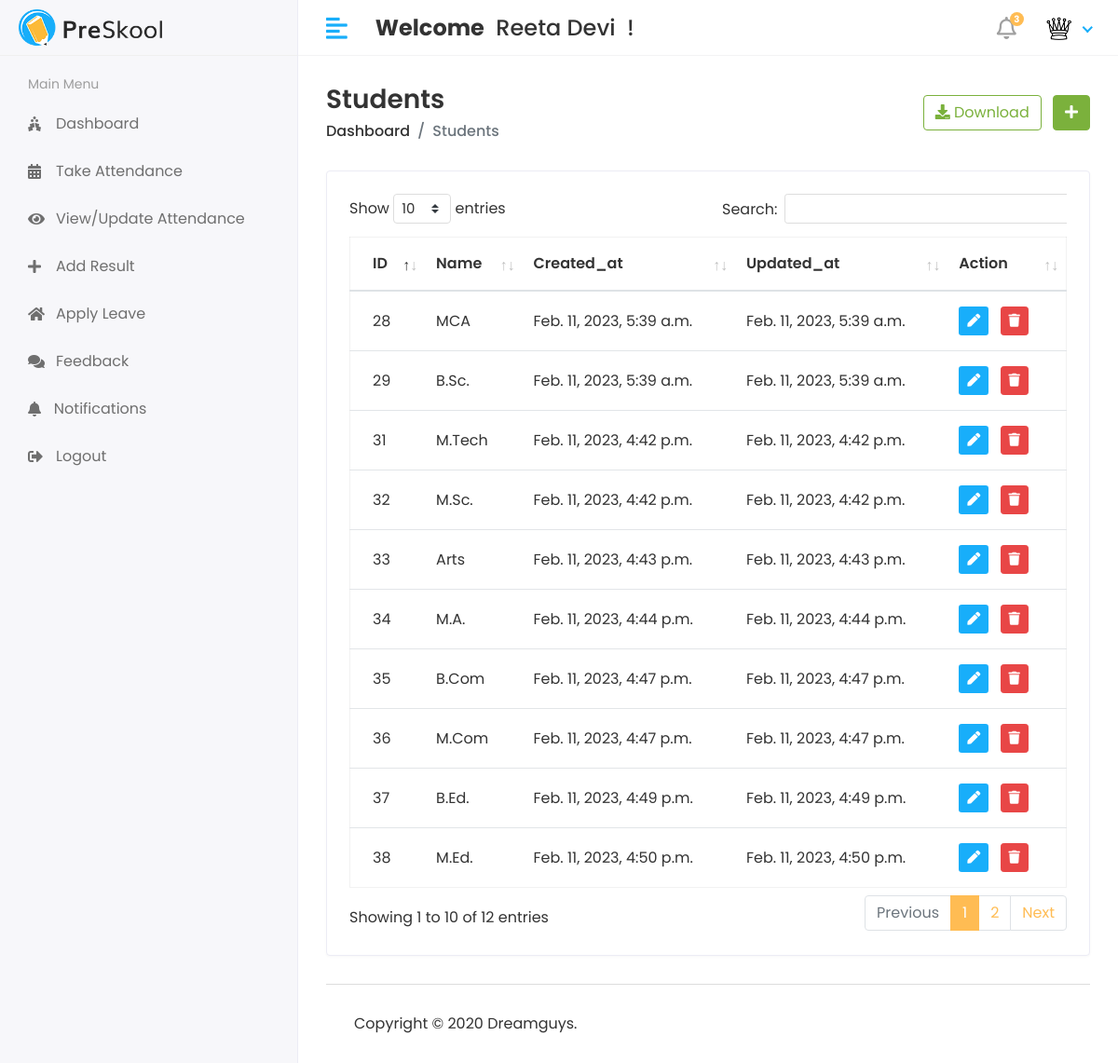
Page /Hod/Course/view (signed in) on the committed database.
### myApp/models.py (models this page shows, shortened)
class CustomUser(AbstractUser):
  USER = (
    (1, 'HOD'),
    (2, 'STAFF'),
    (3, 'STUDENT'),
  )
  user_type = models.CharField(choices=USER, max_length=50, default=1)
  profile_Pic = models.ImageField(upload_to='media/profilePic')

class Course(models.Model):
  objects = None
  course_name = models.CharField(max_length=100)
  create_date = models.DateTimeField(auto_now_add=True)
  update_date = models.DateTimeField(auto_now=True)

### StudentManagementProject/Hod_Views.py (the view)
@login_required(login_url='/')
def view_course(request):
  course = Course.objects.all()
  context = {
    'courses': course
  }
  return render(request, "Hod/view_course.html", context)

### templates/Hod/view_course.html (shortened to what this page needs)
{% extends 'base.html' %}
{% block content %}
{% load static %}
<div class="page-header">
  <div class="row align-items-center">
    <div class="col">
      <h3 class="page-title">Students</h3>
      <ul class="breadcrumb">
        <li class="breadcrumb-item"><a href="{% url 'hod_home' %}">Dashboard</a></li>
        <li class="breadcrumb-item active">Students</li>
      </ul>
    </div>
    <div class="col-auto text-right float-right ml-auto">
      <a href="#" class="btn btn-outline-success mr-2"><i class="fas fa-download"></i> Download</a>
      <a href="{% url 'add_course' %}" class="btn btn-success"><i class="fas fa-plus"></i></a>
    </div>
  </div>
</div>
<div class="row">
  <div class="col-sm-12">
    <div class="card card-table">
      <div class="card-body">
        <div class="table-responsive">
          <table id="table_id" class="table table-hover table-center mb-0">
            <thead>
            <tr>
              <th>ID</th>
              <th>Name</th>
              <th>Created_at</th>
              <th>Updated_at</th>
              <th class="text-left">Action</th>
            </tr>
            </thead>
            <tbody>
            {% for i in courses %}
            <tr>
              <td>{{i.id}}</td>
              <td>{{i.course_name}}</td>
              <td>{{i.create_date}}</td>
              <td>{{i.update_date}}</td>
              <td>
                <div class="actions">
                  <a href="{% url 'edit_course' i.id %}" class="btn btn-sm bg-success-light mr-2">
                    <i class="fas fa-pen"></i>
                  </a>
                  <a href="" class="btn btn-sm btn-danger" data-toggle="modal" data-target="#exampleModal">
                    <i class="fas fa-trash"></i>
                  </a>
                </div>
              </td>
            </tr>
            {% endfor %}
            </tbody>
          </table>
        </div>
      </div>
    </div>
  </div>
</div>
{% endblock %}

### templates/includes/header.html (shortened to what this page needs)
{% load static %}
<div class="header">
  <div class="header-left">
    <a href="#" class="logo">
      <img src="{% static 'assets/img/logo.png' %}" alt="Logo">
    </a>
  </div>
  <a href="javascript:void(0);" id="toggle_btn">
    <i class="fas fa-align-left"></i>
  </a>
  <div class="top-nav-search mt-3">
    <h4><strong>Welcome</strong>&nbsp; <span>{{ user.first_name }} {{ user.last_name}}</span>&nbsp; !</h4>
  </div>
  <ul class="nav user-menu">
    <li class="nav-item dropdown noti-dropdown">
      <a href="#" class="dropdown-toggle nav-link" data-toggle="dropdown">
        <i class="far fa-bell"></i><span class="badge badge-pill">3</span>
      </a>
    </li>
    <li class="nav-item dropdown has-arrow">
      <a href="#" class="dropdown-toggle nav-link" data-toggle="dropdown">
        {% if user.profile_Pic == "" %}
        <span class="user-img"><img class="rounded-circle" src="{% static 'assets/img/no-img.jpg' %}" width="31" alt="{{user.first_name}}'s Pic"></span>
        {% else %}
        <span class="user-img"><img class="rounded-circle" src="/{{user.profile_Pic}}" width="31" alt="{{user.first_name}}'s Pic"></span>
        {% endif %}
      </a>
    </li>
  </ul>
</div>

### static/assets/css/style.css (style rules this page uses)
html { height: 100%; }
body { background-color: #fff; color: #333; font-family: 'Poppins', sans-serif; font-size: 1rem; height: 100%; line-height: 1.5; overflow-x: hidden; }
h1, h2, h3, h4, h5, h6 { font-family: 'Poppins', sans-serif; margin-top: 0; }
a { color: #009ce7; }
input, button, a { transition: all 0.4s ease; -moz-transition: all 0.4s ease; -o-transition: all 0.4s ease; -ms-transition: all 0.4s ease; -webkit-transition: all 0.4s ease; }
ul, ol { padding: 0px; list-style: none; }
.table { color: #333; max-width: 100%; margin-bottom: 0; width: 100%; }
.table.dataTable { border-collapse: collapse !important; border: 1px solid rgba(0, 0, 0, 0.05); }
.table thead tr th { font-weight: 600; }
.table tbody tr { border-bottom: 1px solid rgba(0, 0, 0, 0.05); }
.table.table-center td, .table.table-center th { vertical-align: middle; }
.card-table .card-body .table > thead > tr > th { border-top: 0; }
.card-table .card-body .table tr td:first-child, .card-table .card-body .table tr th:first-child { padding-left: 1.5rem; }
.card-table .card-body .table tr td:last-child, .card-table .card-body .table tr th:last-child { padding-right: 1.5rem; }
.card-table .table td, .card-table .table th { border-top: 1px solid #e2e5e8; padding: 1rem 0.75rem; white-space: nowrap; }
.btn-success { background-color: #7bb13c; border: 1px solid #7bb13c }
.btn-danger { background-color: #e84646; border: 1px solid #e84646; }
.btn-outline-success { color: #7bb13c; border-color: #7bb13c; }
.card { border: 1px solid #ececf5; box-shadow: 0 1px 3px 0 rgba(0, 0, 0, 0.03); margin-bottom: 1.875rem; }
.card-body { padding: 1.5rem; }
.bg-success-light { background-color: #18aefa; color: #fff; }
.header { background-color: #fff; border-bottom: 1px solid #f3f3f4; left: 0; position: fixed; right: 0; top: 0; z-index: 1001; height: 60px; }
.header .header-left { float: left; height: 60px; padding: 0 20px; position: relative; width: 320px; z-index: 1; transition: all 0.2s ease-in-out; background-color: #f7f7fa; border-bottom: 1px solid #efefef; border-right: 1px solid #ececf5; display: flex; align-items: center; }
.header .header-left .logo { display: inline-block; line-height: 60px; }
.header .header-left .logo img { max-height: 40px; width: auto; }
.header .dropdown-toggle:after { display: none; }
.header .has-arrow .dropdown-toggle:after { border-top: 0; border-left: 0; border-bottom: 2px solid #18aefa; border-right: 2px solid #18aefa; content: ''; height: 8px; display: inline-block; pointer-events: none; -webkit-transform-origin: 66% 66%; -ms-transform-origin: 66% 66%; transform-origin: 66% 66%; -webkit-transform: rotate(45deg); -ms-transform: rotate(45deg); transform: rotate(45deg); -webkit-transition: all 0.15s ease-in-out; transition: all 0.15s ease-in-out; width: 8px; vertical-align: 0px; }
.user-menu { float: right; margin: 0; position: relative; z-index: 99; padding-right: 15px; }
.user-menu.nav > li > a { color: #a0a0a0; font-size: 14px; line-height: 58px; padding: 0 15px; height: 60px; }
.user-img { margin-right: 3px; position: relative; }
.top-nav-search { float: left; margin-left: 15px; }
.page-header { margin-bottom: 1.875rem; }
.page-header .breadcrumb { background-color: transparent; color: #6c757d; font-size: 1rem; font-weight: 500; margin-bottom: 0; padding: 0; }
.page-header .breadcrumb a { color: #333; }
.page-title { font-size: 28px; font-weight: 600; color: #333; margin-bottom: 5px; }
.user-menu.nav > li > a .badge { background-color: #FFBC53; display: block; font-size: 10px; font-weight: bold; height: 15px; width: 15px; position: absolute; right: 7px; top: 13px; color: #fff; padding: 3px; }
.user-menu.nav > li > a > i { font-size: 1.5rem; line-height: 60px; }
@media (min-width: 992px) { #toggle_btn { align-items: center; color: #18aefa; display: inline-flex; float: left; font-size: 26px; height: 60px; justify-content: center; margin-left: 15px; padding: 0 15px; } }

### rows in the picture
CustomUser: first_name "Reeta", last_name "Devi", profile_Pic (picture)
Course: id "28", course_name "MCA", create_date "Feb. 11, 2023, 5:39 a.m.", update_date "Feb. 11, 2023, 5:39 a.m."
Course: id "29", course_name "B.Sc.", create_date "Feb. 11, 2023, 5:39 a.m.", update_date "Feb. 11, 2023, 5:39 a.m."
Course: id "31", course_name "M.Tech", create_date "Feb. 11, 2023, 4:42 p.m.", update_date "Feb. 11, 2023, 4:42 p.m."
Course: id "32", course_name "M.Sc.", create_date "Feb. 11, 2023, 4:42 p.m.", update_date "Feb. 11, 2023, 4:42 p.m."
Course: id "33", course_name "Arts", create_date "Feb. 11, 2023, 4:43 p.m.", update_date "Feb. 11, 2023, 4:43 p.m."
Course: id "34", course_name "M.A.", create_date "Feb. 11, 2023, 4:44 p.m.", update_date "Feb. 11, 2023, 4:44 p.m."
Course: id "35", course_name "B.Com", create_date "Feb. 11, 2023, 4:47 p.m.", update_date "Feb. 11, 2023, 4:47 p.m."
Course: id "36", course_name "M.Com", create_date "Feb. 11, 2023, 4:47 p.m.", update_date "Feb. 11, 2023, 4:47 p.m."
Course: id "37", course_name "B.Ed.", create_date "Feb. 11, 2023, 4:49 p.m.", update_date "Feb. 11, 2023, 4:49 p.m."
Course: id "38", course_name "M.Ed.", create_date "Feb. 11, 2023, 4:50 p.m.", update_date "Feb. 11, 2023, 4:50 p.m."
